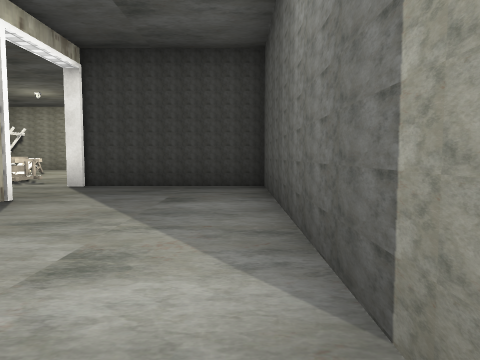
view 1 (above)

21 first-person views from a walk through a Unity game level. The camera is 0.54 m above the floor, tilts 4° down and sees 70° across. The floor is counted in squares, 1 m on a side. Each view is taken from the middle of a square. On the plan, view 1 faces up. The plan holds only what a view shows up to about 9 squares ahead; the rest is blank. The player is left out. Some animated figures are not drawn. Door leaves are left out, so doorways stand open. Some surface patterns are stand-ins.

view 2
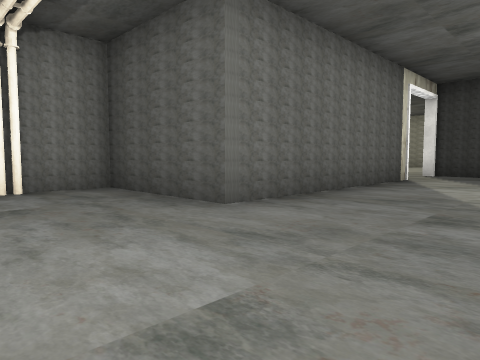

view 3
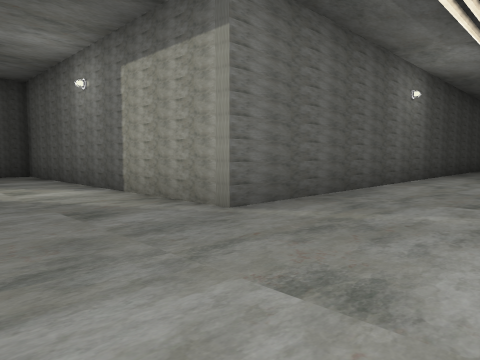

view 4
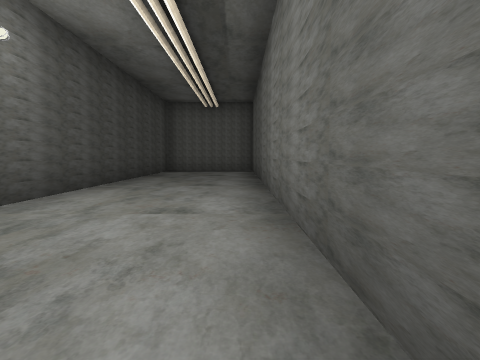

view 5
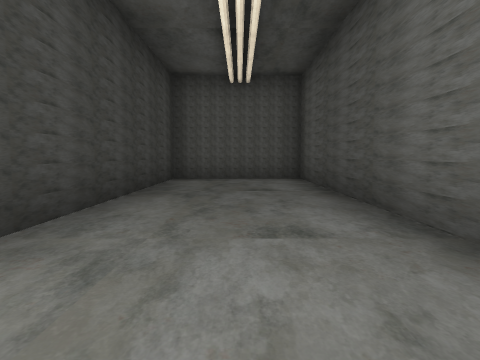

view 6
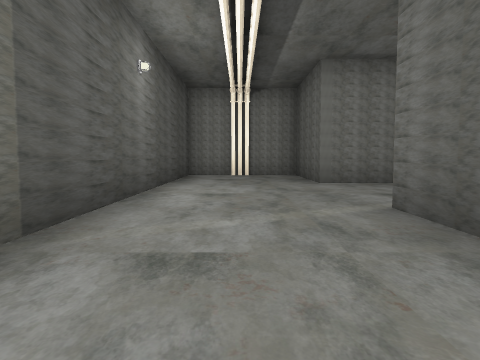

view 7
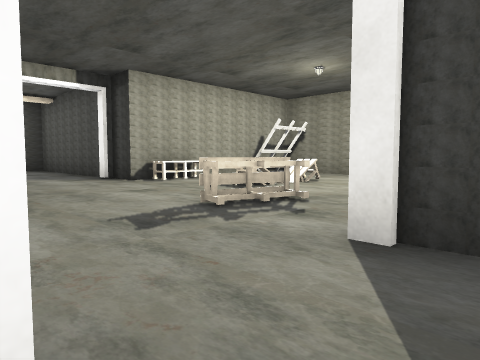

view 8
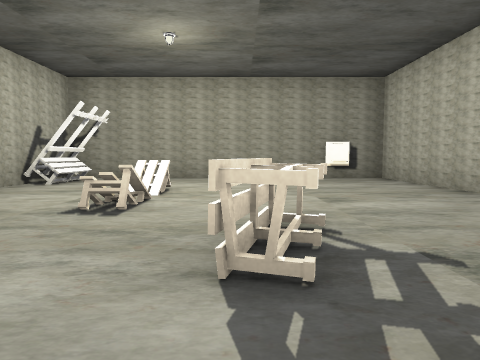

view 9
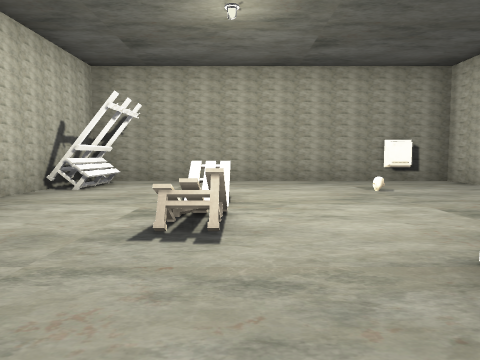

view 10
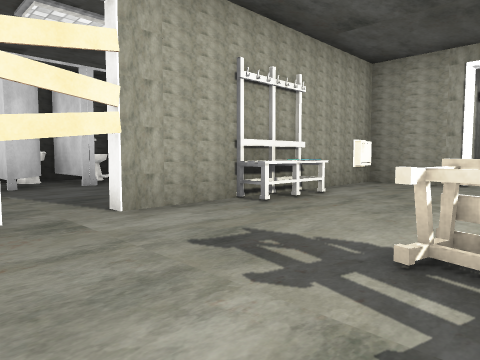

view 11
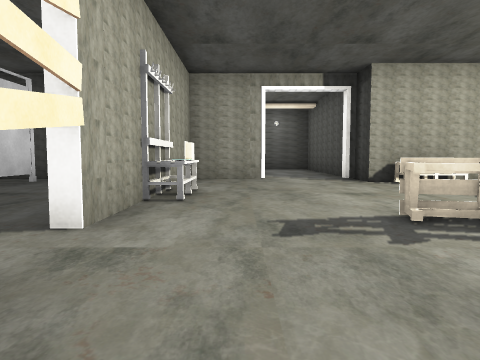

view 12
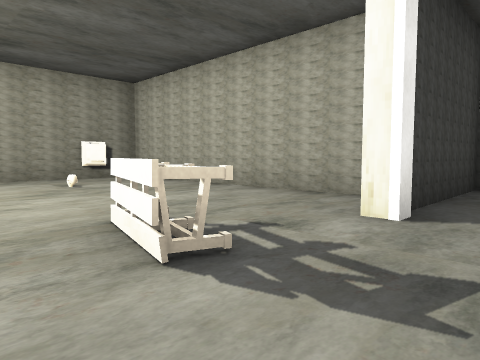

view 13
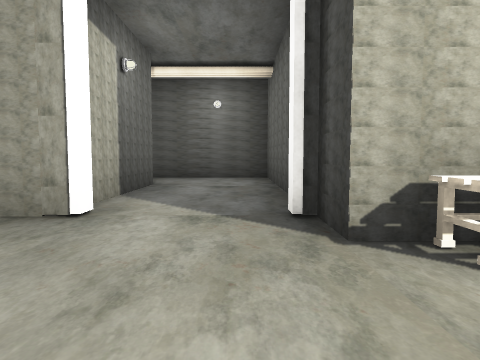

view 14
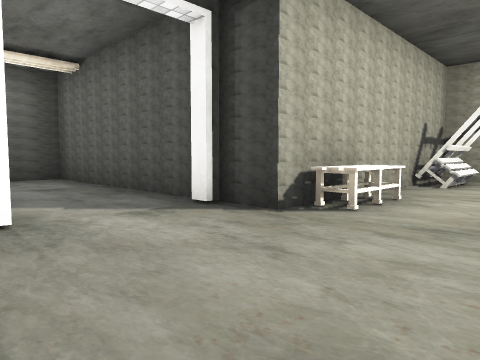

view 15
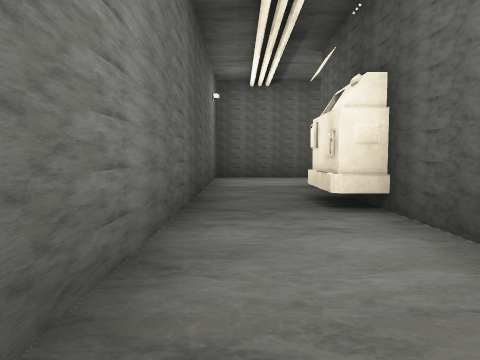

view 16
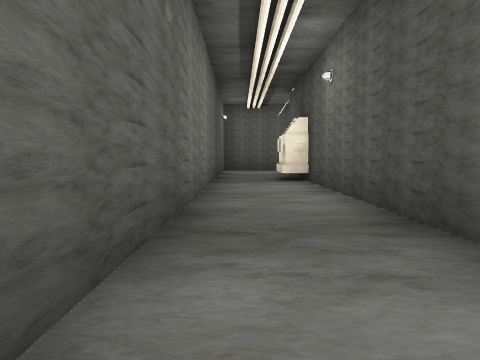

view 17
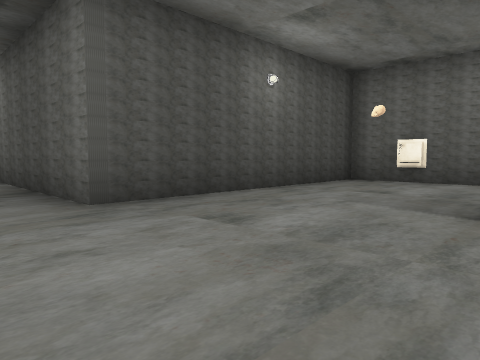

view 18
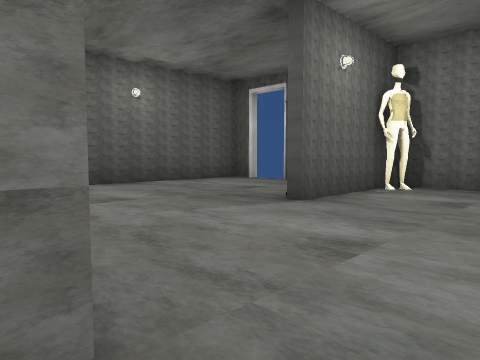

view 19
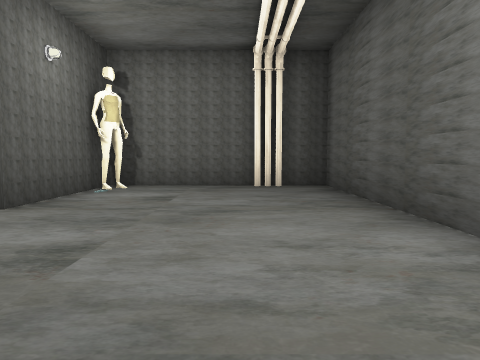

view 20
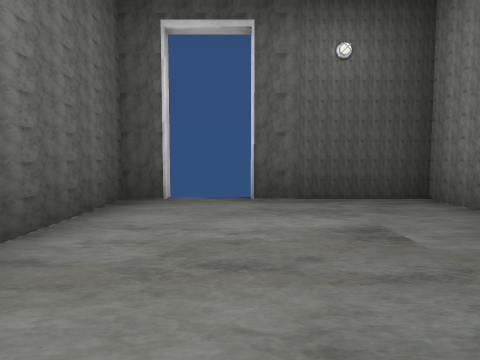

view 21
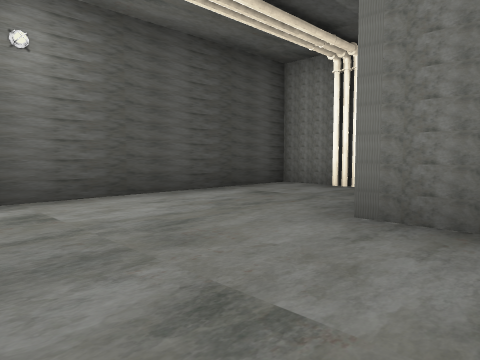

### Floor plan
Points are (right, up) in squares from view 1. A wall is a line through its corners. A room is listed if a view was taken in it or the views show most of it. See-through windows are left out.
Room 1 (views 1, 2, 3, 4, 5, 6, 7, 11, 21)
walls: (-4.5, -4.5) (14.2, -4.5) (14.2, -1.4) (0.4, -1.4) (0.4, 6.2) (-3.1, 6.2); (-2.8, 4.3) (-2.8, -1.4) (-4.5, -1.4)
ways out: open door at (-3, 5) to room 2; opening at (-5, -3)
Room 2 (views 8, 9, 10, 12, 13, 14)
walls: (-3.1, 6.2) (-3.1, 6.5); (-1.5, 7.1) (-1.5, 13.4) (-9.2, 13.4) (-9.2, 12.4); (-9.2, 7.7) (-10.1, 7.7); (-9.2, 11.4) (-9.2, 9.4); (-6.5, 3.8) (-4.5, 3.8); (-10, 5.6) (-10, 4.5); (-9.4, 3.8) (-7.4, 3.8)
ways out: open door at (-3, 5) to room 1; open door at (-10, 6.5) to room 4
objects: bench (-6, 9); bench (-6, 11); bench (-5, 7); other object (-4, 11); vent (-3, 13)
Room 3 (views 15, 16, 17, 18, 19, 20)
walls: (-11.4, -9.4) (-11.4, -10.4); (-15.6, -6.2) (-15.6, -10.3) (-9.1, -10.3); (-12.1, -9.9) (-11.8, -9.4); (-11.6, -10.4) (-11.6, -7.4); (-8.1, -10.3) (-7.5, -10.3) (-7.5, -4.2) (-13.5, -4.2) (-13.5, 2.4) (-14, 2.4) (-14, 3.6); (-15.6, 3.5) (-15.6, -4.2)
ways out: opening at (-15, 4) to room 4; gap at (-8.5, -10.5)
objects: pipe (-15, -10); vent (-8, -6)
Room 4 (no view inside)
walls: (-13.6, 5.3) (-10.8, 5.3); (-10.5, 7.7) (-15.6, 7.7) (-15.6, 3.5)
ways out: open door at (-10, 6.5) to room 2; opening at (-15, 4) to room 3

Where each view was taken, in squares from view 1:
view 1: 0 up, 0 right, facing up
view 2: 4 down, 0 right, facing up-left
view 3: 4 down, 2 left, facing up-right
view 4: 4 down, 2 right, facing right
view 5: 3 down, 6 right, facing right
view 6: 3 down, 4 right, facing left
view 7: 4 up, 2 left, facing up-left
view 8: 5 up, 5 left, facing up
view 9: 6 up, 6 left, facing up
view 10: 7 up, 3 left, facing down-left
view 11: 5 up, 2 left, facing left
view 12: 5 up, 6 left, facing up-right
view 13: 7 up, 7 left, facing left
view 14: 5 up, 7 left, facing up-left
view 15: 1 down, 15 left, facing up
view 16: 5 down, 15 left, facing up
view 17: 8 down, 15 left, facing up-right
view 18: 4 down, 14 left, facing down-right
view 19: 4 down, 14 left, facing down
view 20: 6 down, 9 left, facing down
view 21: 0 up, 0 right, facing down-left
